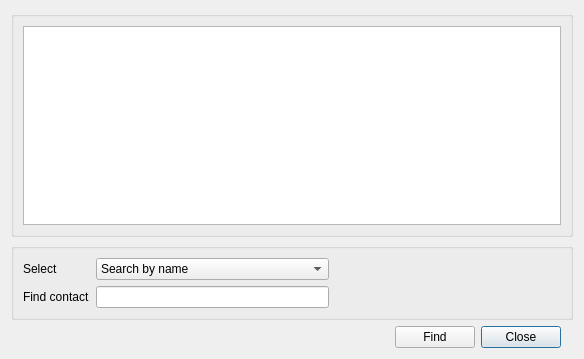
<?xml version="1.0" encoding="UTF-8"?>
<ui version="4.0">
 <class>Dialog</class>
 <widget class="QDialog" name="Dialog">
  <property name="geometry">
   <rect>
    <x>0</x>
    <y>0</y>
    <width>584</width>
    <height>359</height>
   </rect>
  </property>
  <property name="windowTitle">
   <string>Find contact</string>
  </property>
  <property name="windowIcon">
   <iconset resource="../rubrica.qrc">
    <normaloff>:/images/edit-find.png</normaloff>:/images/edit-find.png</iconset>
  </property>
  <layout class="QGridLayout" name="gridLayout">
   <item row="4" column="2">
    <widget class="QPushButton" name="esci">
     <property name="text">
      <string>Close</string>
     </property>
     <property name="icon">
      <iconset resource="../rubrica.qrc">
       <normaloff>:/images/dialog-close.png</normaloff>:/images/dialog-close.png</iconset>
     </property>
    </widget>
   </item>
   <item row="0" column="0" colspan="5">
    <widget class="QGroupBox" name="groupBox">
     <property name="title">
      <string/>
     </property>
     <layout class="QGridLayout" name="gridLayout_2">
      <item row="0" column="0">
       <widget class="QTableView" name="tableView"/>
      </item>
     </layout>
    </widget>
   </item>
   <item row="4" column="0">
    <spacer name="horizontalSpacer">
     <property name="orientation">
      <enum>Qt::Horizontal</enum>
     </property>
     <property name="sizeHint" stdset="0">
      <size>
       <width>184</width>
       <height>20</height>
      </size>
     </property>
    </spacer>
   </item>
   <item row="4" column="1">
    <widget class="QPushButton" name="find">
     <property name="text">
      <string>Find</string>
     </property>
     <property name="icon">
      <iconset resource="../rubrica.qrc">
       <normaloff>:/images/edit-find.png</normaloff>:/images/edit-find.png</iconset>
     </property>
    </widget>
   </item>
   <item row="1" column="0" colspan="5">
    <widget class="QGroupBox" name="groupBox_2">
     <property name="title">
      <string/>
     </property>
     <layout class="QGridLayout" name="gridLayout_3">
      <item row="1" column="0">
       <widget class="QLabel" name="label">
        <property name="text">
         <string>Find contact</string>
        </property>
       </widget>
      </item>
      <item row="1" column="2">
       <widget class="QLineEdit" name="cerca_txt"/>
      </item>
      <item row="0" column="2">
       <widget class="QComboBox" name="combo_cerca">
        <item>
         <property name="text">
          <string>Search by name</string>
         </property>
        </item>
        <item>
         <property name="text">
          <string>Search by surname</string>
         </property>
        </item>
       </widget>
      </item>
      <item row="0" column="0">
       <widget class="QLabel" name="label_2">
        <property name="text">
         <string>Select </string>
        </property>
       </widget>
      </item>
      <item row="0" column="3" rowspan="2">
       <spacer name="horizontalSpacer_2">
        <property name="orientation">
         <enum>Qt::Horizontal</enum>
        </property>
        <property name="sizeHint" stdset="0">
         <size>
          <width>40</width>
          <height>20</height>
         </size>
        </property>
       </spacer>
      </item>
     </layout>
    </widget>
   </item>
  </layout>
 </widget>
 <tabstops>
  <tabstop>combo_cerca</tabstop>
  <tabstop>cerca_txt</tabstop>
  <tabstop>find</tabstop>
  <tabstop>esci</tabstop>
  <tabstop>tableView</tabstop>
 </tabstops>
 <resources>
  <include location="../rubrica.qrc"/>
 </resources>
 <connections/>
</ui>
